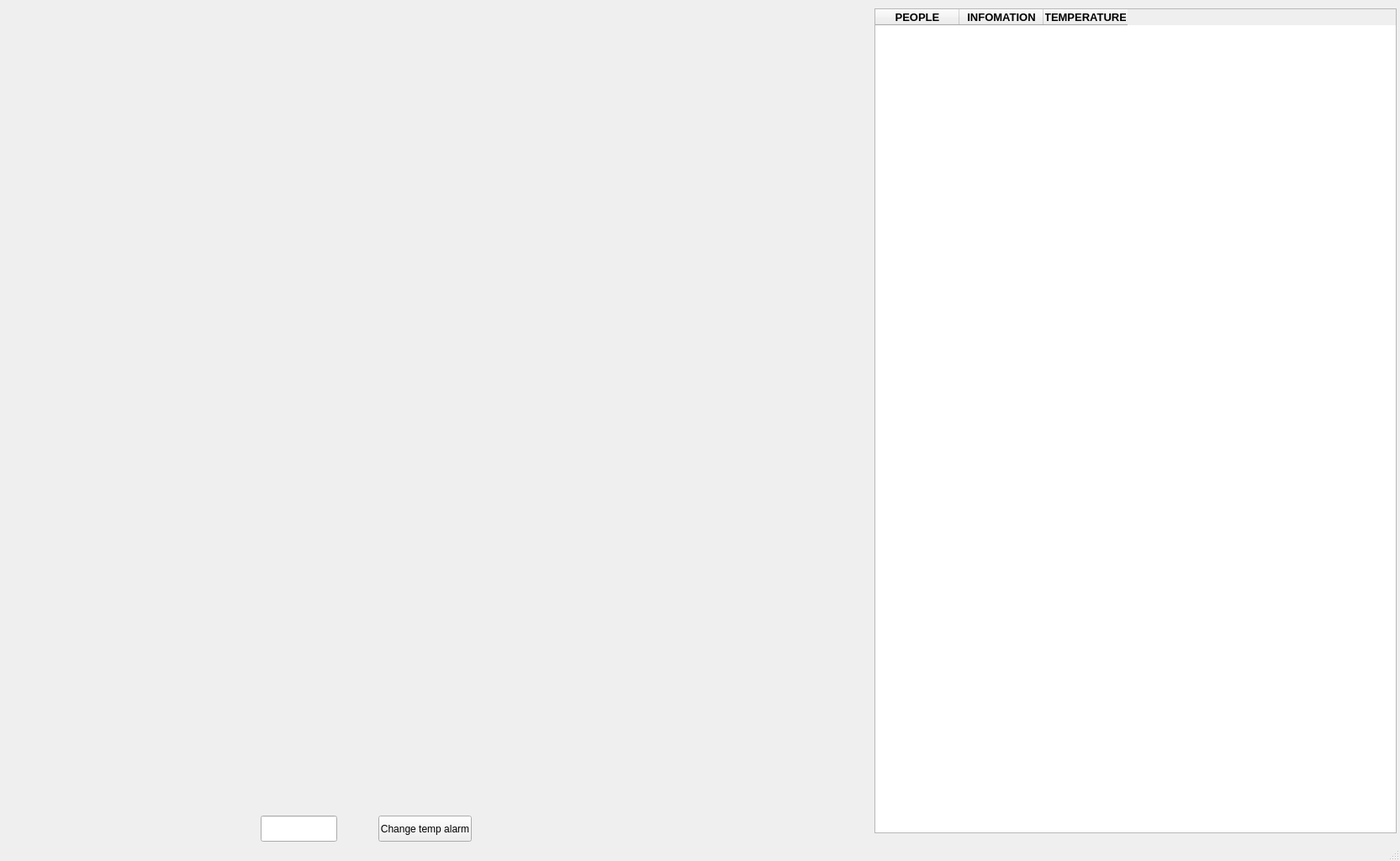
<?xml version="1.0" encoding="UTF-8"?>
<ui version="4.0">
 <class>MainWindow</class>
 <widget class="QMainWindow" name="MainWindow">
  <property name="geometry">
   <rect>
    <x>0</x>
    <y>0</y>
    <width>1665</width>
    <height>1024</height>
   </rect>
  </property>
  <property name="windowTitle">
   <string>MainWindow</string>
  </property>
  <widget class="QWidget" name="centralwidget">
   <widget class="QTableWidget" name="tableWidget">
    <property name="geometry">
     <rect>
      <x>1040</x>
      <y>10</y>
      <width>621</width>
      <height>981</height>
     </rect>
    </property>
    <column>
     <property name="text">
      <string>PEOPLE</string>
     </property>
     <property name="font">
      <font>
       <pointsize>10</pointsize>
       <weight>75</weight>
       <bold>true</bold>
      </font>
     </property>
    </column>
    <column>
     <property name="text">
      <string>INFOMATION</string>
     </property>
     <property name="font">
      <font>
       <pointsize>10</pointsize>
       <weight>75</weight>
       <bold>true</bold>
      </font>
     </property>
    </column>
    <column>
     <property name="text">
      <string>TEMPERATURE</string>
     </property>
     <property name="font">
      <font>
       <pointsize>10</pointsize>
       <weight>75</weight>
       <bold>true</bold>
      </font>
     </property>
    </column>
   </widget>
   <widget class="QWidget" name="camera" native="true">
    <property name="geometry">
     <rect>
      <x>50</x>
      <y>10</y>
      <width>691</width>
      <height>471</height>
     </rect>
    </property>
   </widget>
   <widget class="QWidget" name="thermal" native="true">
    <property name="geometry">
     <rect>
      <x>50</x>
      <y>490</y>
      <width>691</width>
      <height>471</height>
     </rect>
    </property>
   </widget>
   <widget class="QPushButton" name="alarm_button">
    <property name="geometry">
     <rect>
      <x>450</x>
      <y>970</y>
      <width>111</width>
      <height>31</height>
     </rect>
    </property>
    <property name="text">
     <string>Change temp alarm</string>
    </property>
   </widget>
   <widget class="QLineEdit" name="temp">
    <property name="geometry">
     <rect>
      <x>310</x>
      <y>970</y>
      <width>91</width>
      <height>31</height>
     </rect>
    </property>
   </widget>
  </widget>
  <widget class="QStatusBar" name="statusbar"/>
 </widget>
 <resources/>
 <connections/>
</ui>
